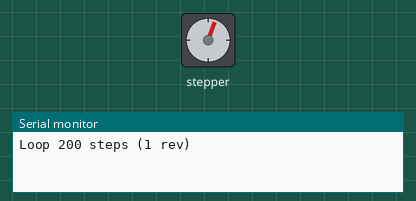
The sketch below on a simulated Arduino Uno, built with avr-gcc and run on an emulated ATmega328P. Parts: stepper motor, the last lines printed to the serial monitor. Wiring (inferred from the names in the program): stepper motor driver (200 steps per turn assumed): step pin 8; direction pin 9; enable pin 10.

Above: at 1.26 s.
At 11.6 s:
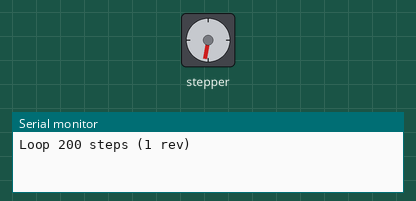
At 21.9 s:
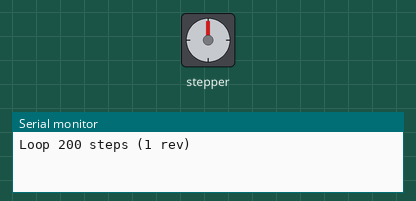
At 39.89 s:
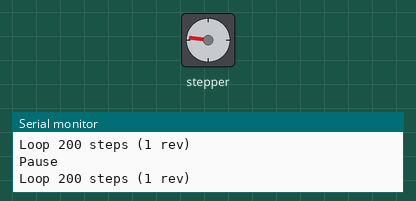
Timing chart, 0 to 40.0 s (numbered marks = the images above):
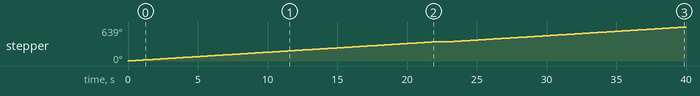

The sketch:

Stepper_motor_test_2.ino
```cpp
// Run a A4998 Stepstick from an Arduino UNO.
// Paul Hurley Aug 2015
int x;
#define BAUD (9600)


void setup()
{
  Serial.begin(BAUD);
  pinMode(10,OUTPUT); // Enable
  pinMode(8,OUTPUT); // Step
  pinMode(9,OUTPUT); // Dir
  digitalWrite(10,LOW); // Set Enable low
}

void loop()
{
  digitalWrite(10,LOW); // Set Enable low
  digitalWrite(9,HIGH); // Set Dir high
  Serial.println("Loop 200 steps (1 rev)");
  for(x = 0; x < 200; x++) // Loop 200 times
  {
    digitalWrite(8,HIGH); // Output high
    delay(10); // Wait
    digitalWrite(8,LOW); // Output low
    delay(100); // Wait
  }
  Serial.println("Pause");
  delay(1000); // pause one second
}
```

Measured:
- by itself, stepper: turns 360° clockwise in 21.9 s, then 279° clockwise in 16.9 s
